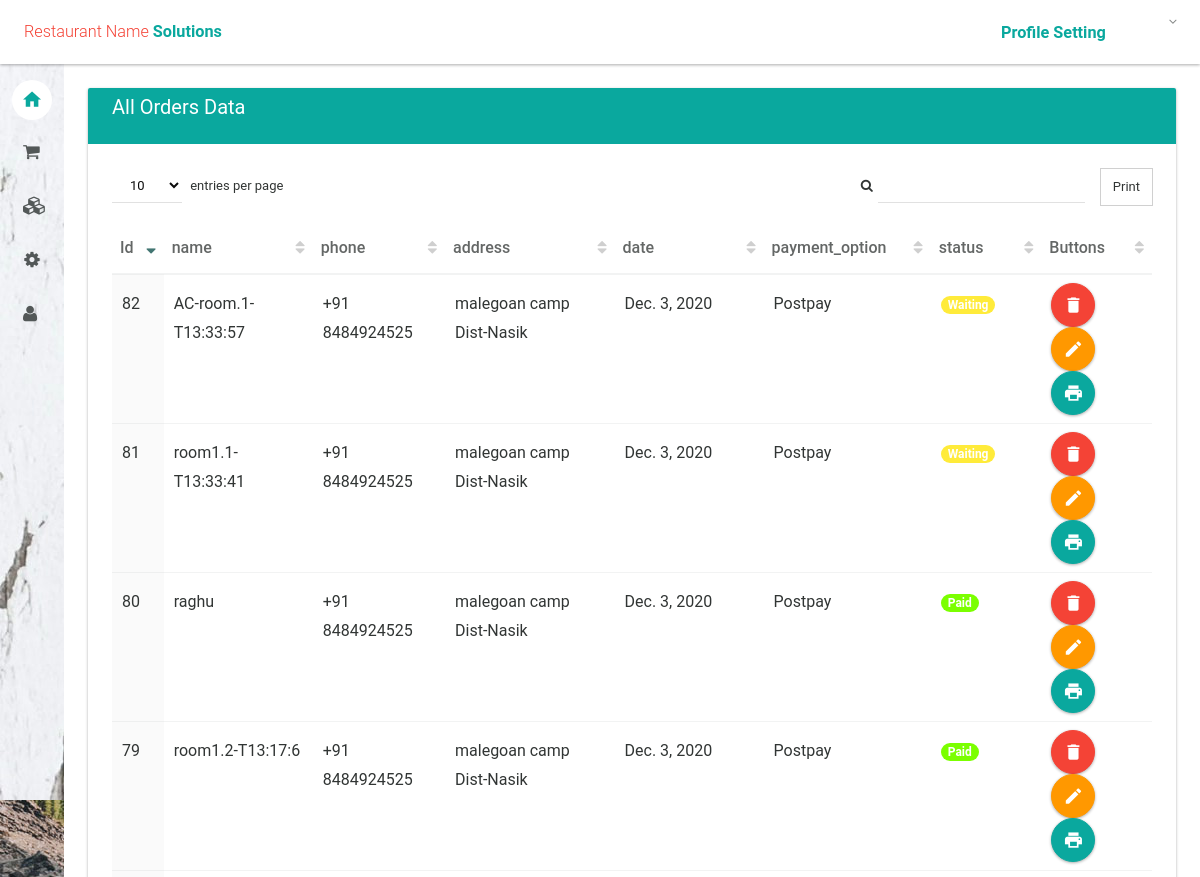
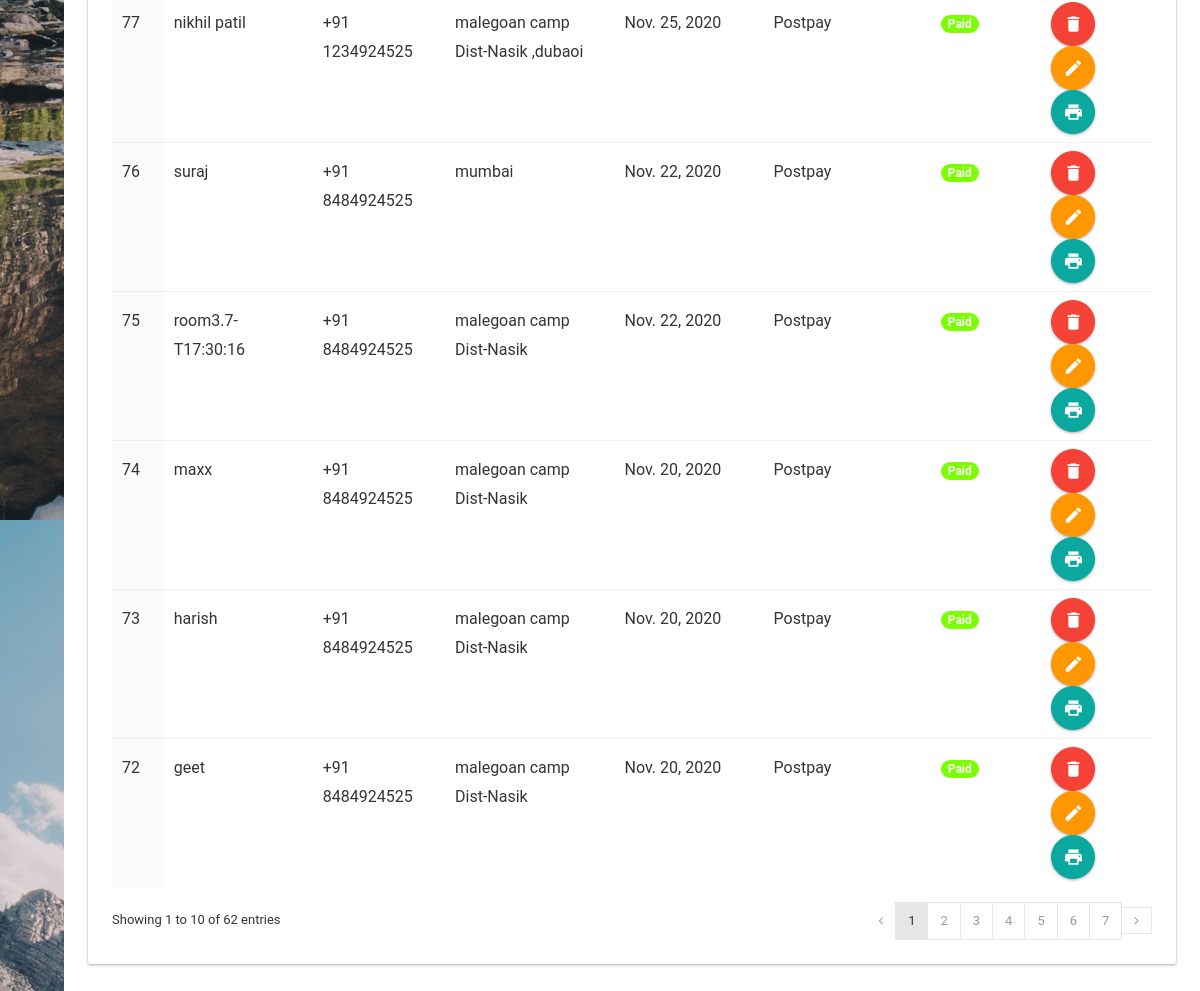
The app's page /CustomerAndDish/all_order/ (signed in) with its own data (2 pictures, top to bottom).
### CustomerAndDish/models.py (models this page shows, shortened)
class Customer(models.Model):
    cust_id = models.AutoField(primary_key=True)
    table = models.CharField(max_length=255, blank=True, verbose_name='Table No.', null=True)
    name = models.CharField(max_length=200)
    phone = models.CharField(max_length=20,blank=True)
    address = models.TextField(blank=True)
    date = models.DateField(blank=True)
    time_in = models.TimeField(blank=True)
    payment_option = models.CharField(max_length=50) # Post pay / Pre Pay
    order_type = models.CharField(max_length=50)  #Dine In / Take Away
    order_status = models.CharField(max_length=50)
    order_total = models.IntegerField(blank=True) #Total bill
    no_of_people = models.IntegerField(blank=True)

### CustomerAndDish/views.py (the view)
# urls.py: path('all_order/', views.All_Order,name="allOrder"),
@login_required
def All_Order(request):
    orders = Customer.objects.all()
    return render(request,'CustomerAndDish/index_orders.html',{'orders': orders})

### CustomerAndDish/templates/CustomerAndDish/index_orders.html (shortened to what this page needs)
{% extends 'layout.html' %}
{% block body %}
                <section>
                    <div class="section-body">
                        <div class="row">
                            <div class="col-lg-12">
                                <div class="card">
                                    <div class="card-head style-primary">
                                        <header>All Orders Data</header>
                                    </div>
                                    <div class="card-body">
                                        <div class="table-responsive">
                                            <table id="datatable2" class="table order-column hover">
                                                <thead>
                                                    <tr>
                                                        <th width="5%">Id</th>
                                                        <th width="100px">name</th>
                                                        <th width="10%">phone</th>
                                                        <th width="50px">address</th>
                                                        <th width="100px">date</th>
                                                        <th width="70px">payment_option</th>
                                                        <th width="70px">status</th>
                                                        <th width="70px">Buttons</th>
                                                    </tr>
                                                </thead>
                                                <tbody>
                                                    {% for order in orders %}
                                                        <tr class="gradeX">
                                                            <td>{{ order.cust_id }}</td>
                                                            <td>{{ order.name }}</td>
                                                            <td>{{ order.phone }}</td>
                                                            <td>{{ order.address }}</td>
                                                            <td>{{ order.date }}</td>
                                                            <td>{{ order.payment_option }}</td>
                                                            {% if order.order_status == 'Waiting' %}
                                                                <td><span class="badge" style="background: #ffeb3a">{{ order.order_status }}</span></td>
                                                            {% elif order.order_status == 'Delivered' %}
                                                                <td><span class="badge" style="background: #00fff2"> {{ order.order_status }}</span></td>
                                                            {% elif order.order_status == 'Paid' %}
                                                                <td><span class="badge" style="background: #7bff00"> {{ order.order_status }}</span></td>
                                                            {% elif order.order_status == 'Not Paid' %}
                                                                <td><span class="badge" style="background: #ff0202"> {{ order.order_status }}</span></td>
                                                            {% endif %}
                                                            <td>
                                                                <a href="{% url 'deleteOrder' order.cust_id %}" class="btn ink-reaction btn-floating-action btn-danger" onclick="return confirm('Are you sure you want to delete this?')"><i class="md md-delete"></i> </a>
                                                                <a href="{% url 'editOrder' order.cust_id %}" class="btn ink-reaction btn-floating-action btn-warning"><i class="md md-edit"></i> </a>
                                                                <a href="{% url 'printOrder' order.cust_id %}" class="btn ink-reaction btn-floating-action btn-primary"><i class="md md-print"></i> </a>
                                                            </td>
                                                        </tr>
                                                    {% endfor %}
                                                </tbody>
                                            </table>
                                        </div>
                                    </div>
                                </div>
                            </div>
                        </div>
                    </div>
                </section>
{% endblock %}

### records on screen
Customer: cust_id "72", name "geet", phone "+91 8484924525", address "malegoan camp Dist-Nasik", date "Nov. 20, 2020", payment_option "Postpay", order_status "Paid"
Customer: cust_id "73", name "harish", phone "+91 8484924525", address "malegoan camp Dist-Nasik", date "Nov. 20, 2020", payment_option "Postpay", order_status "Paid"
Customer: cust_id "74", name "maxx", phone "+91 8484924525", address "malegoan camp Dist-Nasik", date "Nov. 20, 2020", payment_option "Postpay", order_status "Paid"
Customer: cust_id "75", name "room3.7-T17:30:16", phone "+91 8484924525", address "malegoan camp Dist-Nasik", date "Nov. 22, 2020", payment_option "Postpay", order_status "Paid"
Customer: cust_id "76", name "suraj", phone "+91 8484924525", address "mumbai", date "Nov. 22, 2020", payment_option "Postpay", order_status "Paid"
Customer: cust_id "77", name "nikhil patil", phone "+91 1234924525", address "malegoan camp Dist-Nasik ,dubaoi", date "Nov. 25, 2020", payment_option "Postpay", order_status "Paid"
Customer: cust_id "79", name "room1.2-T13:17:6", phone "+91 8484924525", address "malegoan camp Dist-Nasik", date "Dec. 3, 2020", payment_option "Postpay", order_status "Paid"
Customer: cust_id "80", name "raghu", phone "+91 8484924525", address "malegoan camp Dist-Nasik", date "Dec. 3, 2020", payment_option "Postpay", order_status "Paid"
Customer: cust_id "81", name "room1.1-T13:33:41", phone "+91 8484924525", address "malegoan camp Dist-Nasik", date "Dec. 3, 2020", payment_option "Postpay", order_status "Waiting"
Customer: cust_id "82", name "AC-room.1-T13:33:57", phone "+91 8484924525", address "malegoan camp Dist-Nasik", date "Dec. 3, 2020", payment_option "Postpay", order_status "Waiting"
